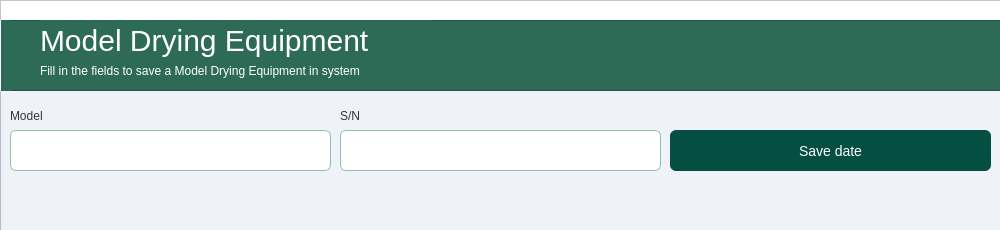
<?xml version="1.0" encoding="UTF-8"?>
<ui version="4.0">
 <class>MainWindow</class>
 <widget class="QMainWindow" name="MainWindow">
  <property name="geometry">
   <rect>
    <x>0</x>
    <y>0</y>
    <width>1000</width>
    <height>230</height>
   </rect>
  </property>
  <property name="minimumSize">
   <size>
    <width>1000</width>
    <height>230</height>
   </size>
  </property>
  <property name="maximumSize">
   <size>
    <width>1000</width>
    <height>230</height>
   </size>
  </property>
  <property name="windowTitle">
   <string>Dashboard</string>
  </property>
  <widget class="QWidget" name="centralwidget">
   <widget class="QFrame" name="frame">
    <property name="geometry">
     <rect>
      <x>0</x>
      <y>0</y>
      <width>1050</width>
      <height>861</height>
     </rect>
    </property>
    <property name="sizePolicy">
     <sizepolicy hsizetype="Fixed" vsizetype="Preferred">
      <horstretch>0</horstretch>
      <verstretch>0</verstretch>
     </sizepolicy>
    </property>
    <property name="minimumSize">
     <size>
      <width>1050</width>
      <height>861</height>
     </size>
    </property>
    <property name="maximumSize">
     <size>
      <width>1050</width>
      <height>861</height>
     </size>
    </property>
    <property name="font">
     <font>
      <pointsize>20</pointsize>
     </font>
    </property>
    <property name="autoFillBackground">
     <bool>false</bool>
    </property>
    <property name="styleSheet">
     <string notr="true">background-color:#eff2f9;

</string>
    </property>
    <property name="frameShape">
     <enum>QFrame::StyledPanel</enum>
    </property>
    <property name="frameShadow">
     <enum>QFrame::Raised</enum>
    </property>
    <widget class="QFrame" name="frame_2">
     <property name="geometry">
      <rect>
       <x>0</x>
       <y>0</y>
       <width>1201</width>
       <height>51</height>
      </rect>
     </property>
     <property name="styleSheet">
      <string notr="true">background-color:#fff</string>
     </property>
     <property name="frameShape">
      <enum>QFrame::StyledPanel</enum>
     </property>
     <property name="frameShadow">
      <enum>QFrame::Raised</enum>
     </property>
     <widget class="QPushButton" name="img_user_logado">
      <property name="geometry">
       <rect>
        <x>980</x>
        <y>10</y>
        <width>31</width>
        <height>31</height>
       </rect>
      </property>
      <property name="styleSheet">
       <string notr="true">background-color: #fff;
border-radius:30px;
width:30px;
height:30px;</string>
      </property>
      <property name="text">
       <string/>
      </property>
      <property name="icon">
       <iconset>
        <normaloff>../../../../../../.designer/backup/user_dark.svg</normaloff>../../../../../../.designer/backup/user_dark.svg</iconset>
      </property>
      <property name="iconSize">
       <size>
        <width>25</width>
        <height>25</height>
       </size>
      </property>
     </widget>
    </widget>
    <widget class="QFrame" name="frame_3">
     <property name="geometry">
      <rect>
       <x>0</x>
       <y>20</y>
       <width>1201</width>
       <height>71</height>
      </rect>
     </property>
     <property name="styleSheet">
      <string notr="true">background-color:#2d6b56;</string>
     </property>
     <property name="frameShape">
      <enum>QFrame::StyledPanel</enum>
     </property>
     <property name="frameShadow">
      <enum>QFrame::Raised</enum>
     </property>
     <widget class="QLabel" name="lbl_form_tittle">
      <property name="geometry">
       <rect>
        <x>40</x>
        <y>0</y>
        <width>391</width>
        <height>41</height>
       </rect>
      </property>
      <property name="styleSheet">
       <string notr="true">font-size: 30px;
color:#fff;</string>
      </property>
      <property name="text">
       <string>Model Drying Equipment</string>
      </property>
     </widget>
     <widget class="Line" name="line">
      <property name="geometry">
       <rect>
        <x>-10</x>
        <y>0</y>
        <width>21</width>
        <height>151</height>
       </rect>
      </property>
      <property name="styleSheet">
       <string notr="true">color: rgb(255, 255, 255);
border-color: rgb(255, 255, 255);</string>
      </property>
      <property name="frameShadow">
       <enum>QFrame::Plain</enum>
      </property>
      <property name="orientation">
       <enum>Qt::Vertical</enum>
      </property>
     </widget>
     <widget class="QLabel" name="lbl_form_text">
      <property name="geometry">
       <rect>
        <x>40</x>
        <y>40</y>
        <width>391</width>
        <height>21</height>
       </rect>
      </property>
      <property name="styleSheet">
       <string notr="true">color: rgb(255, 255, 255);
font: 9pt &quot;MS Shell Dlg 2&quot;;</string>
      </property>
      <property name="text">
       <string>Fill in the fields to save a Model Drying Equipment in system</string>
      </property>
     </widget>
    </widget>
    <widget class="QFrame" name="frame_9">
     <property name="geometry">
      <rect>
       <x>-1</x>
       <y>830</y>
       <width>1151</width>
       <height>31</height>
      </rect>
     </property>
     <property name="styleSheet">
      <string notr="true">background-color:#2d6b56;</string>
     </property>
     <property name="frameShape">
      <enum>QFrame::StyledPanel</enum>
     </property>
     <property name="frameShadow">
      <enum>QFrame::Raised</enum>
     </property>
    </widget>
    <widget class="Line" name="line_2">
     <property name="geometry">
      <rect>
       <x>-40</x>
       <y>750</y>
       <width>41</width>
       <height>151</height>
      </rect>
     </property>
     <property name="styleSheet">
      <string notr="true">color: rgb(255, 255, 255);
border-color: rgb(255, 255, 255);</string>
     </property>
     <property name="frameShadow">
      <enum>QFrame::Plain</enum>
     </property>
     <property name="orientation">
      <enum>Qt::Vertical</enum>
     </property>
    </widget>
    <widget class="QLabel" name="lbl_syntetic_sg">
     <property name="geometry">
      <rect>
       <x>10</x>
       <y>100</y>
       <width>311</width>
       <height>31</height>
      </rect>
     </property>
     <property name="font">
      <font>
       <pointsize>9</pointsize>
      </font>
     </property>
     <property name="styleSheet">
      <string notr="true">color: rgb(52, 52, 52);</string>
     </property>
     <property name="text">
      <string>Model</string>
     </property>
    </widget>
    <widget class="QLineEdit" name="txt_synthetic_sg">
     <property name="geometry">
      <rect>
       <x>10</x>
       <y>130</y>
       <width>321</width>
       <height>41</height>
      </rect>
     </property>
     <property name="styleSheet">
      <string notr="true">QLineEdit{


background-color:#fff;
border: 1px solid #8ec0af;
border-radius: 6px
}</string>
     </property>
     <property name="placeholderText">
      <string/>
     </property>
    </widget>
    <widget class="QLineEdit" name="txt_rop_at_time">
     <property name="geometry">
      <rect>
       <x>340</x>
       <y>130</y>
       <width>321</width>
       <height>41</height>
      </rect>
     </property>
     <property name="styleSheet">
      <string notr="true">QLineEdit{


background-color:#fff;
border: 1px solid #8ec0af;
border-radius: 6px
}</string>
     </property>
     <property name="placeholderText">
      <string/>
     </property>
    </widget>
    <widget class="QLabel" name="lbl_rop_at_time">
     <property name="geometry">
      <rect>
       <x>340</x>
       <y>100</y>
       <width>231</width>
       <height>31</height>
      </rect>
     </property>
     <property name="font">
      <font>
       <pointsize>9</pointsize>
      </font>
     </property>
     <property name="styleSheet">
      <string notr="true">color: rgb(52, 52, 52);</string>
     </property>
     <property name="text">
      <string>S/N</string>
     </property>
    </widget>
    <widget class="QPushButton" name="btn_save">
     <property name="geometry">
      <rect>
       <x>670</x>
       <y>130</y>
       <width>321</width>
       <height>41</height>
      </rect>
     </property>
     <property name="styleSheet">
      <string notr="true">

QPushButton#btn_save{

border:none;
background-color:#044e42;
color:white;
font-size:14px;
border-radius: 6px;
transition: background-color 0.5s ease;
padding:10px;
text-align:rigth;
}

QPushButton#btn_save:hover{
 background-color: #044e42;
border-radius: 6px;
transition: background-color 0.5s ease;
padding:10px;
}

QPushButton#btn_save:pressed {
 background-color: #044e42;
border-radius: 6px;
background-color: #033029;
padding:10px;
 }
</string>
     </property>
     <property name="text">
      <string>Save date</string>
     </property>
     <property name="icon">
      <iconset>
       <normaloff>../../../../../../img/check-solid.svg</normaloff>../../../../../../img/check-solid.svg</iconset>
     </property>
    </widget>
    <zorder>lbl_rop_at_time</zorder>
    <zorder>frame_2</zorder>
    <zorder>frame_3</zorder>
    <zorder>frame_9</zorder>
    <zorder>line_2</zorder>
    <zorder>lbl_syntetic_sg</zorder>
    <zorder>txt_synthetic_sg</zorder>
    <zorder>txt_rop_at_time</zorder>
    <zorder>btn_save</zorder>
   </widget>
  </widget>
  <widget class="QMenuBar" name="menubar">
   <property name="geometry">
    <rect>
     <x>0</x>
     <y>0</y>
     <width>1000</width>
     <height>26</height>
    </rect>
   </property>
  </widget>
 </widget>
 <resources/>
 <connections/>
 <designerdata>
  <property name="gridDeltaX">
   <number>10</number>
  </property>
  <property name="gridDeltaY">
   <number>10</number>
  </property>
  <property name="gridSnapX">
   <bool>true</bool>
  </property>
  <property name="gridSnapY">
   <bool>true</bool>
  </property>
  <property name="gridVisible">
   <bool>true</bool>
  </property>
 </designerdata>
</ui>
